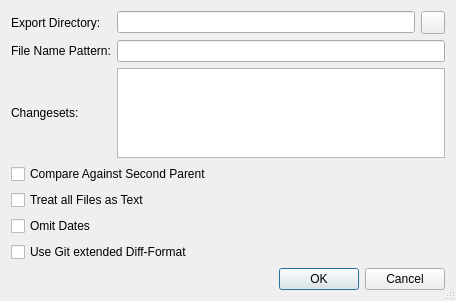
<?xml version="1.0" encoding="UTF-8"?>
<ui version="4.0">
 <class>HgExportDialog</class>
 <widget class="QDialog" name="HgExportDialog">
  <property name="geometry">
   <rect>
    <x>0</x>
    <y>0</y>
    <width>456</width>
    <height>301</height>
   </rect>
  </property>
  <property name="windowTitle">
   <string>Export Patches</string>
  </property>
  <property name="sizeGripEnabled">
   <bool>true</bool>
  </property>
  <layout class="QVBoxLayout" name="verticalLayout">
   <item>
    <layout class="QGridLayout" name="gridLayout">
     <item row="0" column="0">
      <widget class="QLabel" name="label">
       <property name="text">
        <string>Export Directory:</string>
       </property>
      </widget>
     </item>
     <item row="0" column="1">
      <widget class="QLineEdit" name="directoryEdit"/>
     </item>
     <item row="1" column="0">
      <widget class="QLabel" name="label_2">
       <property name="text">
        <string>File Name Pattern:</string>
       </property>
      </widget>
     </item>
     <item row="1" column="1" colspan="2">
      <widget class="QLineEdit" name="patternEdit">
       <property name="toolTip">
        <string>Enter the file name pattern for the export files</string>
       </property>
       <property name="whatsThis">
        <string>&lt;b&gt;File Name Pattern&lt;/b&gt;
&lt;p&gt;Enter the file name pattern to be used to generate the export files
here. Valid recognized patterns are:&lt;/p&gt;
&lt;table&gt;
&lt;tr&gt;&lt;td&gt;%%&lt;/td&gt;&lt;td&gt;literal &quot;%&quot; character&lt;/td&gt;&lt;/tr&gt;
&lt;tr&gt;&lt;td&gt;%H&lt;/td&gt;&lt;td&gt;changeset hash (40 hexadecimal digits)&lt;/td&gt;&lt;/tr&gt;
&lt;tr&gt;&lt;td&gt;%N&lt;/td&gt;&lt;td&gt;number of patches being generated&lt;/td&gt;&lt;/tr&gt;
&lt;tr&gt;&lt;td&gt;%R&lt;/td&gt;&lt;td&gt;changeset revision number&lt;/td&gt;&lt;/tr&gt;
&lt;tr&gt;&lt;td&gt;%b&lt;/td&gt;&lt;td&gt;basename of the exporting repository&lt;/td&gt;&lt;/tr&gt;
&lt;tr&gt;&lt;td&gt;%h&lt;/td&gt;&lt;td&gt;short-form changeset hash (12 hexadecimal digits)&lt;/td&gt;&lt;/tr&gt;
&lt;tr&gt;&lt;td&gt;%n&lt;/td&gt;&lt;td&gt;zero-padded sequence number, starting at 1&lt;/td&gt;&lt;/tr&gt;
&lt;tr&gt;&lt;td&gt;%r&lt;/td&gt;&lt;td&gt;zero-padded changeset revision number&lt;/td&gt;&lt;/tr&gt;
&lt;/table&gt;    
</string>
       </property>
      </widget>
     </item>
     <item row="2" column="0">
      <widget class="QLabel" name="label_3">
       <property name="text">
        <string>Changesets:</string>
       </property>
      </widget>
     </item>
     <item row="2" column="1" colspan="2">
      <widget class="QPlainTextEdit" name="changesetsEdit">
       <property name="toolTip">
        <string>Enter changesets by number, id, range or revset expression one per line</string>
       </property>
       <property name="tabChangesFocus">
        <bool>true</bool>
       </property>
       <property name="lineWrapMode">
        <enum>QPlainTextEdit::NoWrap</enum>
       </property>
      </widget>
     </item>
     <item row="0" column="2">
      <widget class="QToolButton" name="directoryButton">
       <property name="toolTip">
        <string>Press to select the export directory via a directory selection dialog</string>
       </property>
      </widget>
     </item>
    </layout>
   </item>
   <item>
    <widget class="QCheckBox" name="switchParentCheckBox">
     <property name="toolTip">
      <string/>
     </property>
     <property name="text">
      <string>Compare Against Second Parent</string>
     </property>
    </widget>
   </item>
   <item>
    <widget class="QCheckBox" name="textCheckBox">
     <property name="toolTip">
      <string/>
     </property>
     <property name="text">
      <string>Treat all Files as Text</string>
     </property>
    </widget>
   </item>
   <item>
    <widget class="QCheckBox" name="datesCheckBox">
     <property name="text">
      <string>Omit Dates</string>
     </property>
    </widget>
   </item>
   <item>
    <widget class="QCheckBox" name="gitCheckBox">
     <property name="text">
      <string>Use Git extended Diff-Format</string>
     </property>
    </widget>
   </item>
   <item>
    <widget class="QDialogButtonBox" name="buttonBox">
     <property name="orientation">
      <enum>Qt::Horizontal</enum>
     </property>
     <property name="standardButtons">
      <set>QDialogButtonBox::Cancel|QDialogButtonBox::Ok</set>
     </property>
    </widget>
   </item>
  </layout>
 </widget>
 <tabstops>
  <tabstop>directoryEdit</tabstop>
  <tabstop>directoryButton</tabstop>
  <tabstop>patternEdit</tabstop>
  <tabstop>changesetsEdit</tabstop>
  <tabstop>switchParentCheckBox</tabstop>
  <tabstop>textCheckBox</tabstop>
  <tabstop>datesCheckBox</tabstop>
  <tabstop>gitCheckBox</tabstop>
  <tabstop>buttonBox</tabstop>
 </tabstops>
 <resources/>
 <connections>
  <connection>
   <sender>buttonBox</sender>
   <signal>accepted()</signal>
   <receiver>HgExportDialog</receiver>
   <slot>accept()</slot>
   <hints>
    <hint type="sourcelabel">
     <x>248</x>
     <y>254</y>
    </hint>
    <hint type="destinationlabel">
     <x>157</x>
     <y>274</y>
    </hint>
   </hints>
  </connection>
  <connection>
   <sender>buttonBox</sender>
   <signal>rejected()</signal>
   <receiver>HgExportDialog</receiver>
   <slot>reject()</slot>
   <hints>
    <hint type="sourcelabel">
     <x>316</x>
     <y>260</y>
    </hint>
    <hint type="destinationlabel">
     <x>286</x>
     <y>274</y>
    </hint>
   </hints>
  </connection>
 </connections>
</ui>
